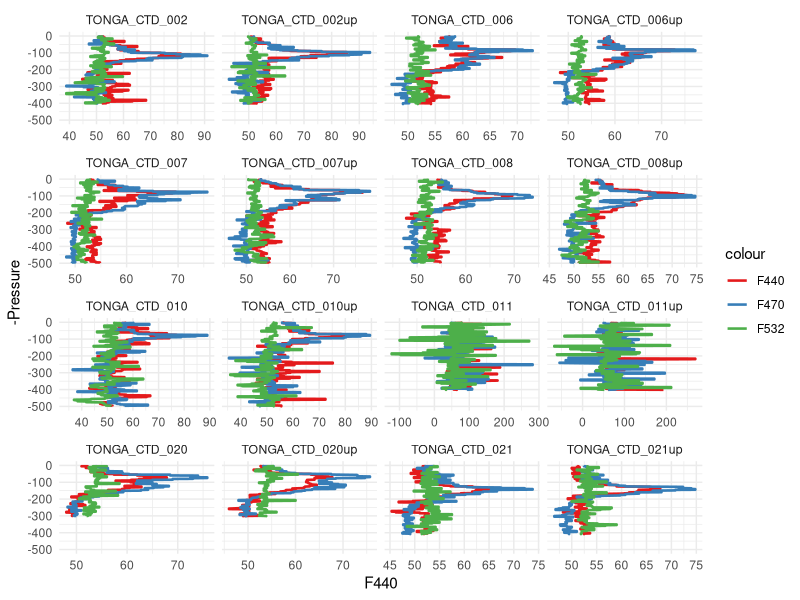
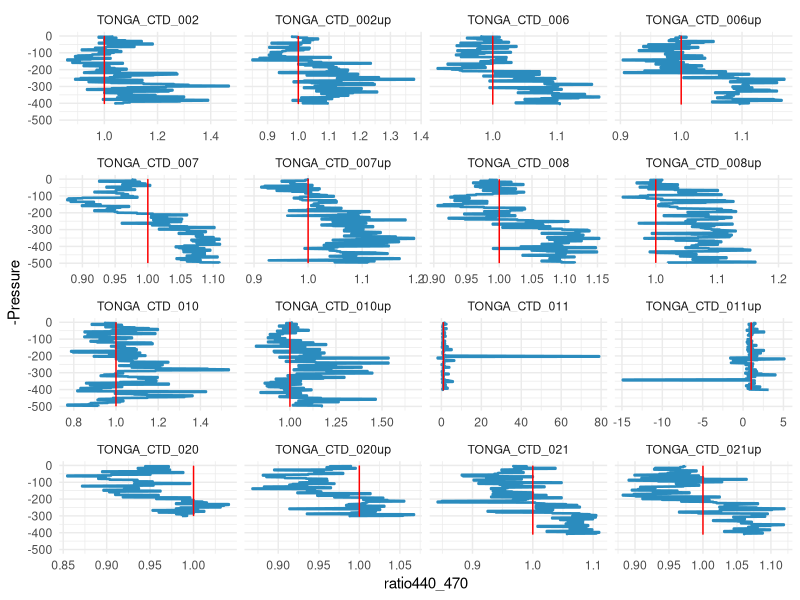
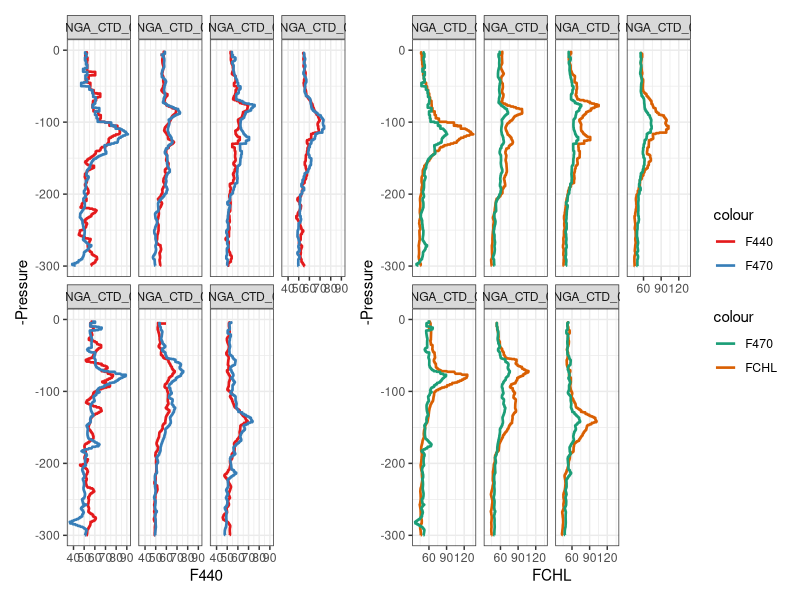
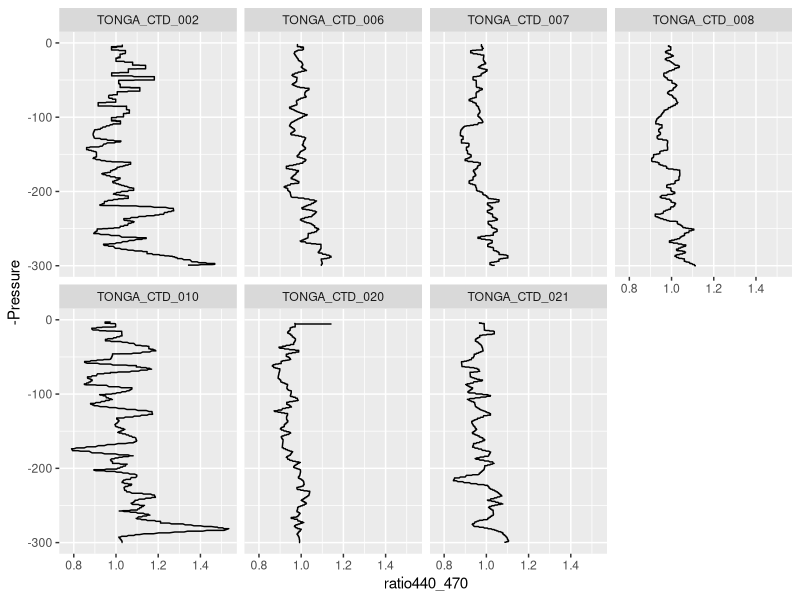

These figures' R source, in order:
library(tidyverse)
library(zoo)
library(patchwork)
#read data
tonga_01 <- read_table2("Tonga/Data/TONGA_CTD_ECO1.txt")
tonga_02 <- read_table2("Tonga/Data/TONGA_CTD_ECO2.txt")

#make one file
tonga <- bind_rows(tonga_01, tonga_02)

#remove missing data 
tonga_to_plot <- filter(tonga, F440 > 0)
tonga_to_plot_base <- filter(tonga, FCHL > 0)

#bin data every 5 meters


tonga_bin <- tonga_to_plot %>%
  mutate(bin = floor((Pressure/5) + 1)) %>%  #create a column for the index of the bin
  group_by(bin, Station) %>% #group the df on each bin ans station
  summarise_at(.vars = c("F440", "F470", "F532", "Chlorophyll"), .funs = list(mean)) %>% #mean parameters in each group
  mutate(ratio440_470 = F440 / F470,
         ratio440_532 = F440/F532) %>% #compute some ratios
  ungroup()

tonga_bin_base <- tonga_to_plot_base %>%
  mutate(bin = floor((Pressure/5) + 1)) %>%  #create a column for the index of the bin
  group_by(bin, Station) %>% #group the df on each bin ans station
  summarise_at(.vars = c("FCHL", "BB700", "PAR"), .funs = list(mean)) %>% #mean parameters in each group
  ungroup()

tonga_to_plot <- tonga_to_plot %>% mutate(bin = floor((Pressure/5) + 1)) %>% #create an index for the bin in the other df
  select(bin, Station, Pressure) %>% 
  left_join(tonga_bin, by = c("bin", "Station"))#merge the two to keep all the depth values

tonga_to_plot_base <- tonga_to_plot_base %>% mutate(bin = floor((Pressure/5) + 1)) %>% #create an index for the bin in the other df
  select(bin, Station, Pressure) %>% 
  left_join(tonga_bin_base, by = c("bin", "Station"))#merge the two to keep all the depth values

ggplot(tonga_to_plot)+
  geom_path(aes(x = F440, y = -Pressure, colour = "F440"), size = 0.9)+
  geom_path(aes(x = F470, y = -Pressure, colour = "F470"), size = 0.9)+
  geom_path(aes(x = F532, y = -Pressure, colour = "F532"), size = 0.9)+
  scale_color_brewer(palette = "Set1")+
  ylim(-500,0)+
  theme_minimal()+
  facet_wrap( .~ Station, scales = "free_x")

ggplot(tonga_to_plot)+
  geom_path(aes(x = ratio440_470, y = -Pressure), colour = "#2b8cbe", size = 0.9)+
  geom_line(aes(x = 1, y = -Pressure), colour = "Red")+
  ylim(-500,0)+
  theme_minimal()+
  facet_wrap( .~ Station, scales = "free_x")


tonga_clean <- left_join(tonga_to_plot, select(tonga_to_plot_base, - Pressure), by = c("Station", "bin"))
tonga_clean$cast <- substr(tonga_clean$Station, 14,16) #create a column to know if the profile is up or down

tonga_smooth <- tonga_clean %>% mutate(F440 = rollmean(F440, 20, fill = "NA"),
                                       F470 = rollmean(F470, 20, fill = "NA"),
                                       F532 = rollmean(F532, 20, fill = "NA"),
                                       FCHL = rollmean(FCHL, 20, fill = "NA")) #moving average on data




ggplot(filter(tonga_smooth, cast != "up" & Station != "TONGA_CTD_011"))+
  geom_path(aes(x = F440, y = -Pressure, colour = "F440"), size = 0.9)+
  geom_path(aes(x = F470, y = -Pressure, colour = "F470"), size = 0.9)+
  scale_color_brewer(palette = "Set1")+
  ylim(-300,0)+
  theme_bw()+
  facet_wrap( .~ Station, ncol = 4)+

ggplot(filter(tonga_smooth, cast != "up" & Station != "TONGA_CTD_011"))+
  geom_path(aes(x = FCHL, y = -Pressure, colour = "FCHL"), size = 0.9)+
  geom_path(aes(x = F470, y = -Pressure, colour = "F470"), size = 0.9)+
  scale_color_brewer(palette = "Dark2")+
  ylim(-300,0)+
  theme_bw()+
  facet_wrap( .~ Station, ncol = 4)+
  plot_layout(guides = "collect")

tonga_smooth <- mutate(tonga_smooth, ratio440_470 = F440/F470)

ggplot(filter(tonga_smooth, cast != "up" & Station != "TONGA_CTD_011"))+
  geom_path(aes(x = ratio440_470, y = - Pressure))+
  facet_wrap(.~Station, ncol = 4)+
  ylim(-300, 0)
